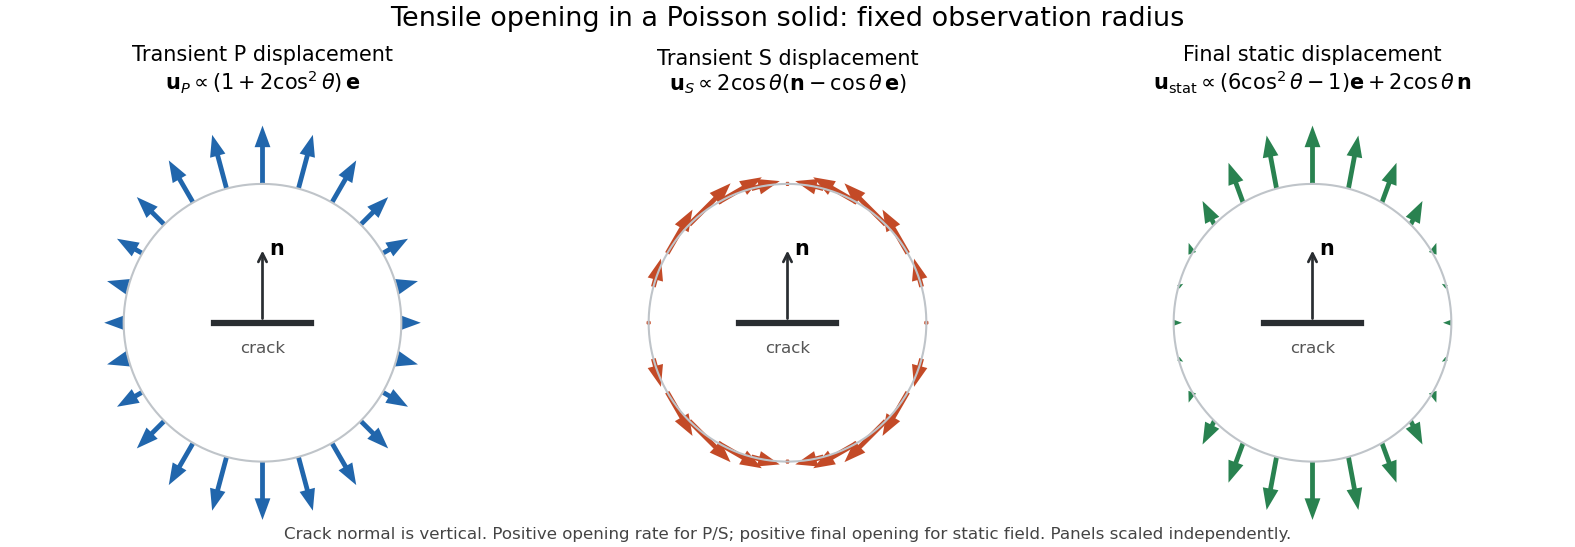

Reproduce this figure in Python.
"""Generate the fixed-radius displacement sketch; write the PNG in caller CWD."""
from pathlib import Path
import numpy as np
import matplotlib
matplotlib.use('Agg')
import matplotlib.pyplot as plt

theta=np.linspace(0,2*np.pi,24,endpoint=False)
e=np.column_stack([np.sin(theta),np.cos(theta)])
c=np.cos(theta)
n=np.array([0.,1.])
patterns=[(1+2*c*c)[:,None]*e,2*c[:,None]*(n-c[:,None]*e),(6*c*c-1)[:,None]*e+2*c[:,None]*n]
titles=['Transient P displacement','Transient S displacement','Final static displacement']
subtitles=[r'$\mathbf{u}_P\propto(1+2\cos^2\theta)\,\mathbf{e}$',r'$\mathbf{u}_S\propto2\cos\theta(\mathbf{n}-\cos\theta\,\mathbf{e})$',r'$\mathbf{u}_{\mathrm{stat}}\propto(6\cos^2\theta-1)\mathbf{e}+2\cos\theta\,\mathbf{n}$']
fig,axes=plt.subplots(1,3,figsize=(10.5,3.65),layout='constrained',facecolor='white')
for ax,vec,title,subtitle,color in zip(axes,patterns,titles,subtitles,['#2166ac','#c34a27','#298250']):
 scaled=.42*vec/np.max(np.linalg.norm(vec,axis=1))
 circle=np.linspace(0,2*np.pi,400)
 ax.plot(np.sin(circle),np.cos(circle),color='#bfc4c9',lw=1)
 ax.quiver(e[:,0],e[:,1],scaled[:,0],scaled[:,1],angles='xy',scale_units='xy',scale=1,width=.011,headwidth=3.3,headlength=4.5,color=color)
 ax.plot([-.35,.35],[0,0],color='#292d31',lw=3)
 ax.annotate('',xy=(0,.55),xytext=(0,0),arrowprops={'arrowstyle':'->','color':'#292d31','lw':1.3})
 ax.text(.05,.49,r'$\mathbf{n}$',fontsize=10)
 ax.text(0,-.13,'crack',ha='center',va='top',fontsize=8,color='#555555')
 ax.set(xlim=(-1.57,1.57),ylim=(-1.57,1.57),aspect='equal')
 ax.axis('off');ax.set_title(title+'\n'+subtitle,fontsize=10,pad=7)
fig.suptitle('Tensile opening in a Poisson solid: fixed observation radius',fontsize=13)
fig.text(.5,.015,'Crack normal is vertical. Positive opening rate for P/S; positive final opening for static field. Panels scaled independently.',ha='center',fontsize=8,color='#444444')
fig.savefig(Path('paper-78-tensile-crack-patterns.png'),dpi=150,facecolor='white')
plt.close(fig)
